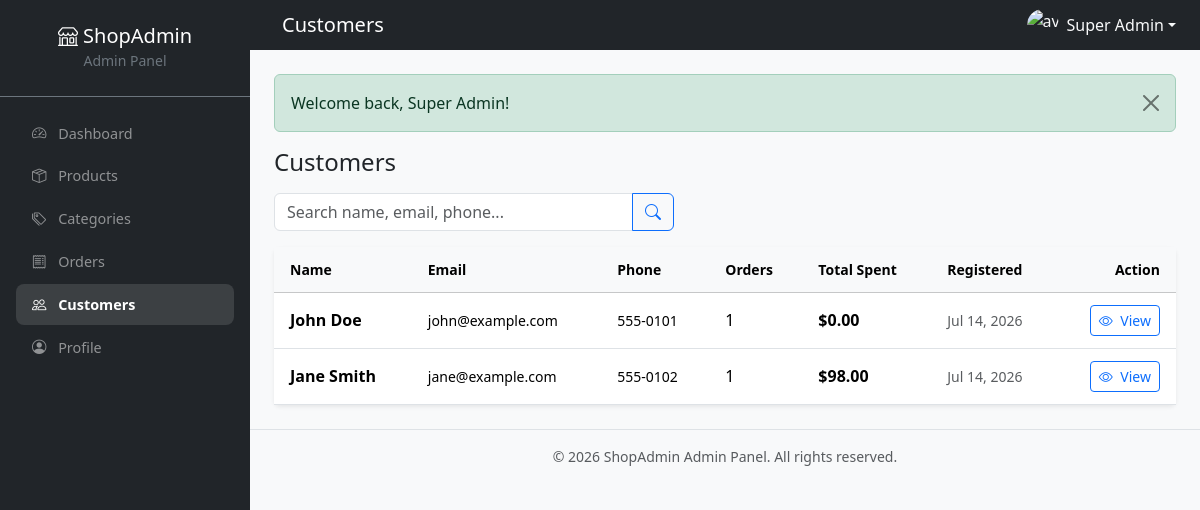
Page /customers/index.php (signed in) on the committed database.
### tables this page shows
CREATE TABLE IF NOT EXISTS `customers` (
  `id`            INT UNSIGNED NOT NULL AUTO_INCREMENT,
  `name`          VARCHAR(150) NOT NULL,
  `email`         VARCHAR(150) NOT NULL,
  `phone`         VARCHAR(30) DEFAULT NULL,
  `address`       TEXT DEFAULT NULL,
  `profile_image` VARCHAR(255) DEFAULT NULL,
  `password`      VARCHAR(255) DEFAULT NULL,
  `status`        ENUM('active','inactive') NOT NULL DEFAULT 'active',
  `created_at`    TIMESTAMP DEFAULT CURRENT_TIMESTAMP,
  `updated_at`    TIMESTAMP DEFAULT CURRENT_TIMESTAMP ON UPDATE CURRENT_TIMESTAMP,
  PRIMARY KEY (`id`),
  UNIQUE KEY `uniq_customer_email` (`email`)
);

### includes/auth.php (called while the page is built, shortened)
<?php
function e($value): string
{
    return htmlspecialchars((string) $value, ENT_QUOTES, 'UTF-8');
}

### customers/index.php (the view, shortened to what this page needs)
<?php
require_once __DIR__ . '/../includes/auth.php';
$pdo = db();
$search = trim($_GET['search'] ?? '');
$page   = max(1, (int)($_GET['page'] ?? 1));
$offset = ($page - 1) * PER_PAGE;
$where  = '';
$params = [];
$stmt = $pdo->prepare(
    "SELECT c.*,
            (SELECT COUNT(*) FROM orders WHERE customer_id = c.id) AS total_orders,
            (SELECT COALESCE(SUM(total),0) FROM orders WHERE customer_id = c.id AND payment_status = 'paid') AS total_spent
     FROM customers c
     $where
     ORDER BY c.created_at DESC
     LIMIT " . PER_PAGE . " OFFSET $offset"
);
$stmt->execute($params);
$customers = $stmt->fetchAll();
include __DIR__ . '/../includes/header.php';
?>
<div class="d-flex justify-content-between align-items-center mb-3">
    <h4 class="mb-0">Customers</h4>
</div>
<form method="GET" class="mb-3">
    <div class="input-group" style="max-width:400px;">
        <input type="text" name="search" class="form-control" placeholder="Search name, email, phone..." value="<?= e($search) ?>">
        <button class="btn btn-outline-primary" type="submit"><i class="bi bi-search"></i></button>
    </div>
</form>
<div class="card border-0 shadow-sm">
    <div class="card-body p-0">
        <div class="table-responsive">
            <table class="table table-hover mb-0 align-middle">
                <thead class="table-light small text-muted">
                    <tr>
                        <th>Name</th>
                        <th>Email</th>
                        <th>Phone</th>
                        <th>Orders</th>
                        <th>Total Spent</th>
                        <th>Registered</th>
                        <th class="text-end">Action</th>
                    </tr>
                </thead>
                <tbody>
                <?php if (empty($customers)): ?>
                    <tr><td colspan="7" class="text-center text-muted py-4">No customers found.</td></tr>
                <?php else: foreach ($customers as $c): ?>
                    <tr>
                        <td class="fw-semibold"><?= e($c['name']) ?></td>
                        <td class="small"><?= e($c['email']) ?></td>
                        <td class="small"><?= e($c['phone'] ?: '—') ?></td>
                        <td><?= (int)$c['total_orders'] ?></td>
                        <td class="fw-semibold">$<?= e(number_format($c['total_spent'], 2)) ?></td>
                        <td class="small text-muted"><?= e(date('M j, Y', strtotime($c['created_at']))) ?></td>
                        <td class="text-end">
                            <a href="<?= e(BASE_URL) ?>/customers/view.php?id=<?= (int)$c['id'] ?>" class="btn btn-sm btn-outline-primary">
                                <i class="bi bi-eye me-1"></i> View
                            </a>
                        </td>
                    </tr>
                <?php endforeach; endif; ?>
                </tbody>
            </table>
        </div>
    </div>
</div>
<?php include __DIR__ . '/../includes/footer.php'; ?>

### assets/css/style.css (style rules this page uses)
:root { --sidebar-width: 250px; --sidebar-bg: #1a1d29; }
.card { transition: box-shadow 0.15s; }
.table > :not(caption) > * > * { padding: 0.75rem 1rem; }

### rows in the picture
customers: name "John Doe", email "john@example.com", phone "555-0101", total_orders "1", total_spent "0.00", created_at "Jul 14, 2026"
customers: name "Jane Smith", email "jane@example.com", phone "555-0102", total_orders "1", total_spent "98.00", created_at "Jul 14, 2026"

### other values in the picture
SITE_NAME "ShopAdmin"
$item[0] "Dashboard"
$item[0] "Products"
$item[0] "Categories"
$item[0] "Orders"
$item[0] "Customers"
$item[0] "Profile"
$pageTitle "Customers"
$_SESSION['admin_name'] "Super Admin"
$f['message'] "Welcome back, Super Admin!"
